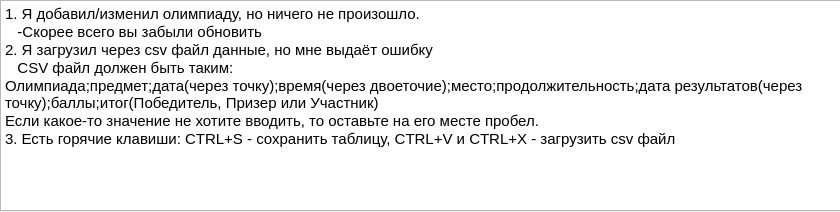
<?xml version="1.0" encoding="UTF-8"?>
<ui version="4.0">
 <class>Dialog_question</class>
 <widget class="QDialog" name="Dialog_question">
  <property name="geometry">
   <rect>
    <x>0</x>
    <y>0</y>
    <width>840</width>
    <height>212</height>
   </rect>
  </property>
  <property name="minimumSize">
   <size>
    <width>840</width>
    <height>212</height>
   </size>
  </property>
  <property name="maximumSize">
   <size>
    <width>840</width>
    <height>212</height>
   </size>
  </property>
  <property name="windowTitle">
   <string>Инструкция</string>
  </property>
  <widget class="QTextEdit" name="question_edit">
   <property name="geometry">
    <rect>
     <x>0</x>
     <y>0</y>
     <width>841</width>
     <height>211</height>
    </rect>
   </property>
   <property name="styleSheet">
    <string notr="true">font: 10pt &quot;MS Shell Dlg 2&quot;;</string>
   </property>
   <property name="html">
    <string>&lt;!DOCTYPE HTML PUBLIC &quot;-//W3C//DTD HTML 4.0//EN&quot; &quot;http://www.w3.org/TR/REC-html40/strict.dtd&quot;&gt;
&lt;html&gt;&lt;head&gt;&lt;meta name=&quot;qrichtext&quot; content=&quot;1&quot; /&gt;&lt;style type=&quot;text/css&quot;&gt;
p, li { white-space: pre-wrap; }
&lt;/style&gt;&lt;/head&gt;&lt;body style=&quot; font-family:'MS Shell Dlg 2'; font-size:10pt; font-weight:400; font-style:normal;&quot;&gt;
&lt;p style=&quot; margin-top:0px; margin-bottom:0px; margin-left:0px; margin-right:0px; -qt-block-indent:0; text-indent:0px;&quot;&gt;&lt;span style=&quot; font-size:11pt;&quot;&gt;1. Я добавил/изменил олимпиаду, но ничего не произошло.&lt;/span&gt;&lt;/p&gt;
&lt;p style=&quot; margin-top:0px; margin-bottom:0px; margin-left:0px; margin-right:0px; -qt-block-indent:0; text-indent:0px;&quot;&gt;&lt;span style=&quot; font-size:11pt;&quot;&gt;   -Скорее всего вы забыли обновить&lt;/span&gt;&lt;/p&gt;
&lt;p style=&quot; margin-top:0px; margin-bottom:0px; margin-left:0px; margin-right:0px; -qt-block-indent:0; text-indent:0px;&quot;&gt;&lt;span style=&quot; font-size:11pt;&quot;&gt;2. Я загрузил через csv файл данные, но мне выдаёт ошибку&lt;/span&gt;&lt;/p&gt;
&lt;p style=&quot; margin-top:0px; margin-bottom:0px; margin-left:0px; margin-right:0px; -qt-block-indent:0; text-indent:0px;&quot;&gt;&lt;span style=&quot; font-size:11pt;&quot;&gt;   CSV файл должен быть таким:&lt;/span&gt;&lt;/p&gt;
&lt;p style=&quot; margin-top:0px; margin-bottom:0px; margin-left:0px; margin-right:0px; -qt-block-indent:0; text-indent:0px;&quot;&gt;&lt;span style=&quot; font-size:11pt;&quot;&gt;Олимпиада;предмет;дата(через точку);время(через двоеточие);место;продолжительность;дата результатов(через точку);баллы;итог(Победитель, Призер или Участник)&lt;/span&gt;&lt;/p&gt;
&lt;p style=&quot; margin-top:0px; margin-bottom:0px; margin-left:0px; margin-right:0px; -qt-block-indent:0; text-indent:0px;&quot;&gt;&lt;span style=&quot; font-size:11pt;&quot;&gt;Если какое-то значение не хотите вводить, то оставьте на его месте пробел.&lt;/span&gt;&lt;/p&gt;
&lt;p style=&quot; margin-top:0px; margin-bottom:0px; margin-left:0px; margin-right:0px; -qt-block-indent:0; text-indent:0px;&quot;&gt;&lt;span style=&quot; font-size:11pt;&quot;&gt;3. Есть горячие клавиши: CTRL+S - сохранить таблицу, CTRL+V и CTRL+X - загрузить csv файл&lt;/span&gt;&lt;/p&gt;
&lt;p style=&quot;-qt-paragraph-type:empty; margin-top:0px; margin-bottom:0px; margin-left:0px; margin-right:0px; -qt-block-indent:0; text-indent:0px; font-size:11pt;&quot;&gt;&lt;br /&gt;&lt;/p&gt;&lt;/body&gt;&lt;/html&gt;</string>
   </property>
  </widget>
 </widget>
 <resources/>
 <connections/>
</ui>
